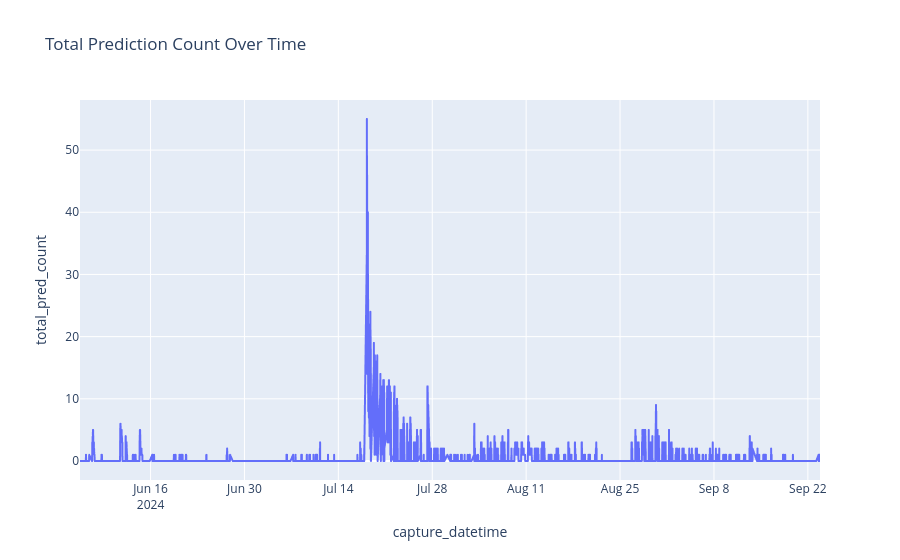
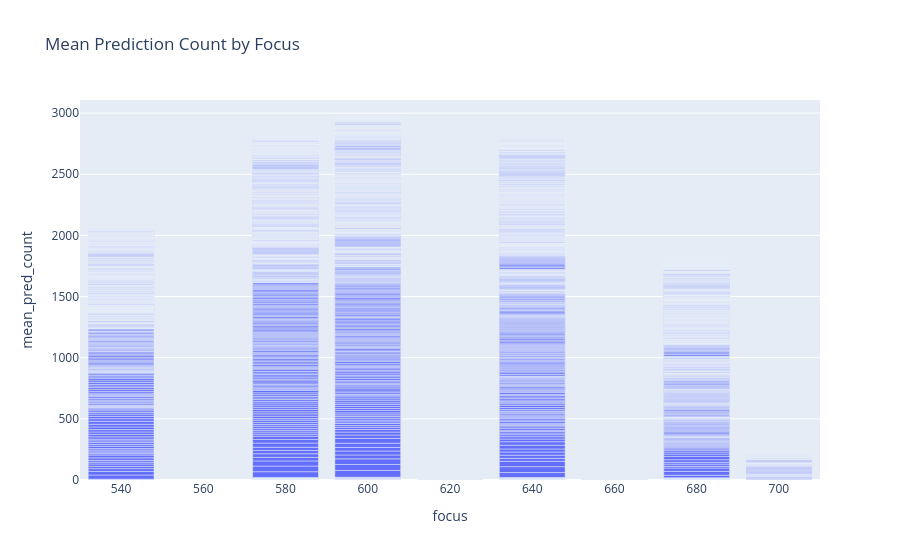
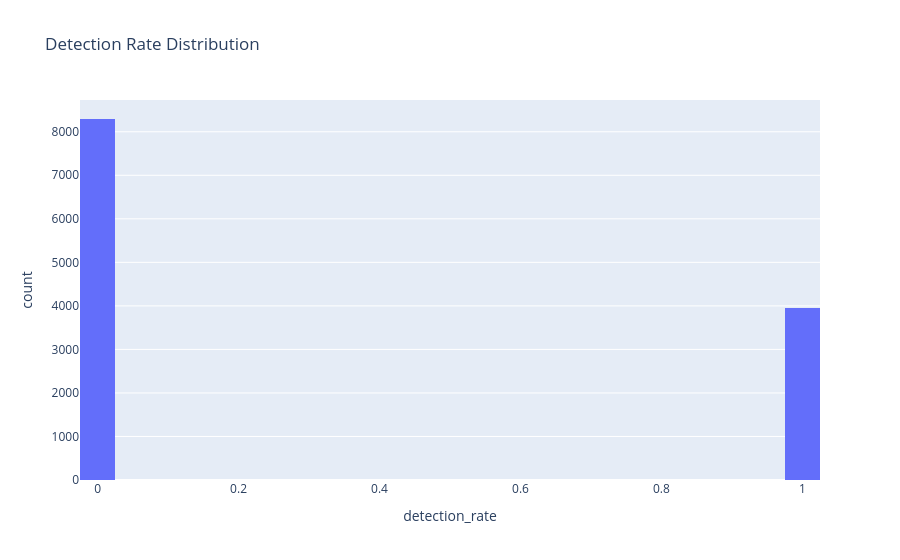

The notebook cell these images were saved under, in order:
### Markdown cell above
# Data Visualization with Plotly
This section visualizes the aggregated data using Plotly for interactive plots.

### Code cell
import plotly.express as px

# Plot 1: Total Prediction Count Over Time
fig1 = px.line(agg, x='capture_datetime', y='total_pred_count', title='Total Prediction Count Over Time')
fig1.show()

# Plot 2: Mean Prediction Count by Focus
fig2 = px.bar(agg, x='focus', y='mean_pred_count', title='Mean Prediction Count by Focus')
fig2.show()

# Plot 3: Detection Rate Distribution
fig3 = px.histogram(agg, x='detection_rate', nbins=30, title='Detection Rate Distribution')
fig3.show()

### Figure 1 — Plotly figure (JSON) as saved in the notebook; plotly's stock layout.template omitted (floating-point values rounded to 4 significant figures; data arrays with more than 128 entries replaced by an {"elided": "..."} marker saying what was removed)
{"data": [{"hovertemplate": "capture_datetime=%{x}<br>total_pred_count=%{y}<extra></extra>", "legendgroup": "", "line": {"color": "#636efa", "dash": "solid"}, "marker": {"symbol": "circle"}, "mode": "lines", "name": "", "showlegend": false, "type": "scattergl", "x": {"elided": "12254 str values"}, "xaxis": "x", "y": {"elided": "12254 int values"}, "yaxis": "y"}], "layout": {"legend": {"tracegroupgap": 0}, "title": {"text": "Total Prediction Count Over Time"}, "xaxis": {"anchor": "y", "domain": [0, 1], "title": {"text": "capture_datetime"}}, "yaxis": {"anchor": "x", "domain": [0, 1], "title": {"text": "total_pred_count"}}}}

### Figure 2 — Plotly figure (JSON) as saved in the notebook; plotly's stock layout.template omitted (floating-point values rounded to 4 significant figures; data arrays with more than 128 entries replaced by an {"elided": "..."} marker saying what was removed)
{"data": [{"hovertemplate": "focus=%{x}<br>mean_pred_count=%{y}<extra></extra>", "legendgroup": "", "marker": {"color": "#636efa", "pattern": {"shape": ""}}, "name": "", "orientation": "v", "showlegend": false, "textposition": "auto", "type": "bar", "x": {"elided": "12254 int values"}, "xaxis": "x", "y": {"elided": "12254 float values"}, "yaxis": "y"}], "layout": {"barmode": "relative", "legend": {"tracegroupgap": 0}, "title": {"text": "Mean Prediction Count by Focus"}, "xaxis": {"anchor": "y", "domain": [0, 1], "title": {"text": "focus"}}, "yaxis": {"anchor": "x", "domain": [0, 1], "title": {"text": "mean_pred_count"}}}}

### Figure 3 — Plotly figure (JSON) as saved in the notebook; plotly's stock layout.template omitted (floating-point values rounded to 4 significant figures; data arrays with more than 128 entries replaced by an {"elided": "..."} marker saying what was removed)
{"data": [{"bingroup": "x", "hovertemplate": "detection_rate=%{x}<br>count=%{y}<extra></extra>", "legendgroup": "", "marker": {"color": "#636efa", "pattern": {"shape": ""}}, "name": "", "nbinsx": 30, "orientation": "v", "showlegend": false, "type": "histogram", "x": {"elided": "12254 float values"}, "xaxis": "x", "yaxis": "y"}], "layout": {"barmode": "relative", "legend": {"tracegroupgap": 0}, "title": {"text": "Detection Rate Distribution"}, "xaxis": {"anchor": "y", "domain": [0, 1], "title": {"text": "detection_rate"}}, "yaxis": {"anchor": "x", "domain": [0, 1], "title": {"text": "count"}}}}
